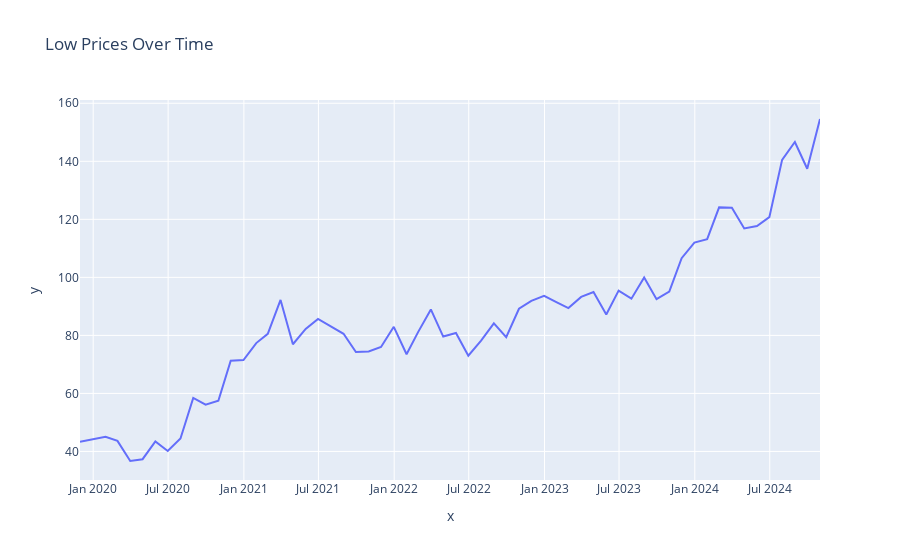

Source (notebook cell):
### Code cell
#monthly
ensign_low_data = monthly_df[('Low', 'ENSG')]
fig_low_ensign = px.line(x=monthly_df.index, y=ensign_low_data, title='Low Prices Over Time')
fig_low_ensign.show()
